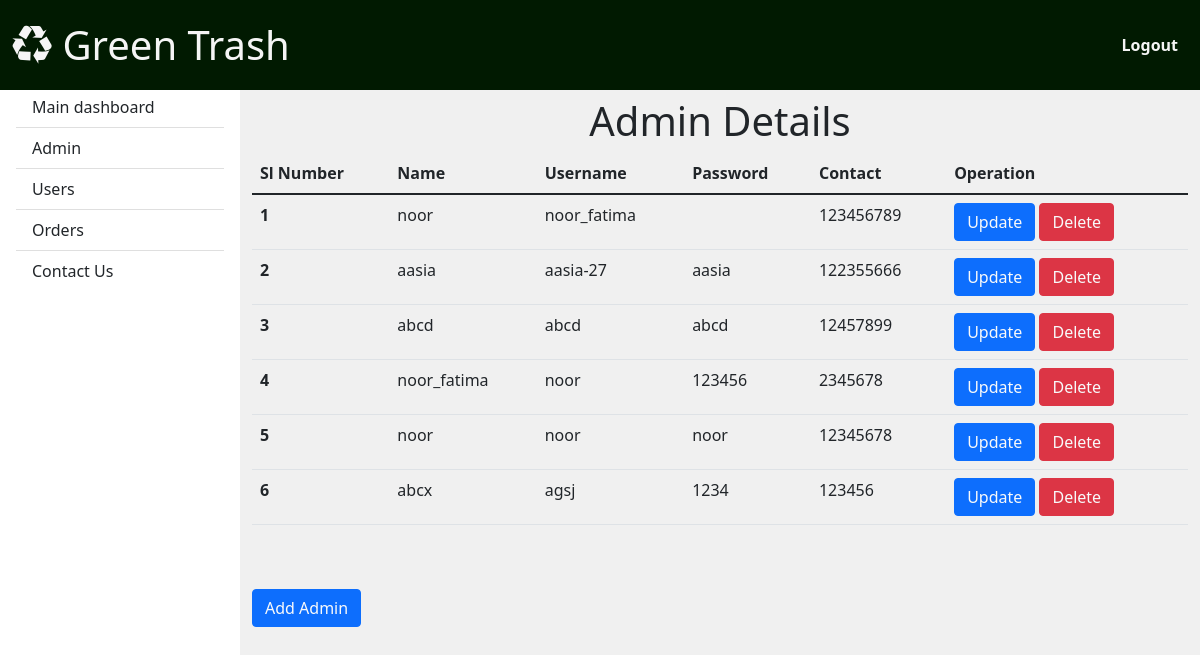
The app's page /Admin/display.php with its own data.
### tables this page shows
CREATE TABLE `admintable` (
  `id` int(255) NOT NULL,
  `name` varchar(255) NOT NULL,
  `username` varchar(255) NOT NULL,
  `password` varchar(255) NOT NULL,
  `contact` varchar(255) NOT NULL
);

### Admin/display.php (the view, shortened to what this page needs)
<?php
include('connection.php');
?>
<!DOCTYPE html>
<html lang="en">
<head>
    <link rel="stylesheet" href="https://cdnjs.cloudflare.com/ajax/libs/font-awesome/4.7.0/css/font-awesome.min.css">
    <link href="https://cdn.jsdelivr.net/npm/bootstrap@5.1.3/dist/css/bootstrap.min.css" rel="stylesheet">
</head>
<body>
  <header>
    <nav id="sidebarMenu" class="collapse d-lg-block sidebar collapse bg-white " >
      <div class="position-sticky">
        <div class="list-group list-group-flush mx-3 mt-4">
          <a href="dashboard.php" class="list-group-item list-group-item-action py-2 ripple" aria-current="true">
            <span>Main dashboard</span>
          </a>
          <a href="display.php" class="list-group-item list-group-item-action py-2 ripple">
            <span>Admin</span></a>
          <a href="users.php" class="list-group-item list-group-item-action py-2 ripple">
            <span>Users</span></a>
          <a href="orders.php" class="list-group-item list-group-item-action py-2 ripple">
            <span>Orders</span></a>
          <a href="contact.php" class="list-group-item list-group-item-action py-2 ripple">
            <span>Contact Us</span></a>
        </div>
      </div>
    </nav>
    <nav id="main-navbar" class="navbar navbar-expand-lg navbar-light fixed-top" >
      <div class="container-fluid" style="background-color: rgb(1, 26, 1);">
        <a class="navbar-brand" href="#" >
          <div class="col-md-4 my-2 ">
            <h1 id="logo"style="color: whitesmoke;"><i class="fa fa-recycle" style="color: whitesmoke;"></i>  Green Trash </h1>
          </div>
        </a>
        <div class="col-md-4 my-2" >
          <ul id="menu" class="float-md-end">
            <li ><a href="logout.php"style="color: whitesmoke;"><b>Logout</b></a></li>
          </ul>
        </div>
    </nav>
  </header>
  <main style="margin-top: 58px;">
    <div class="container pt-4">
      <h1><center>Admin Details</center></h1>
        <table class="table">
            <thead>
                <tr>
                    <th scope="col">Sl Number</th>
                    <th scope="col">Name</th>
                    <th scope="col">Username</th>
                    <th scope="col">Password</th>
                    <th scope="col">Contact</th>
                    <th scope="col">Operation</th>
                </tr>
            </thead>
            <tbody>
                <?php
                $sql = "Select * from `admintable`";
                $result = mysqli_query($con,$sql);
                if($result){
                    while($row=mysqli_fetch_assoc($result)){
                        $id = $row['id'];
                        $name = $row['name'];
                        $username = $row['username'];
                        $password = $row['password'];
                        $contact = $row['contact'];
                        echo ' <tr>
                        <th scope="row">'.$id.'</th>
                        <td>'.$name.'</td>
                        <td>'.$username.'</td>
                        <td>'.$password.'</td>
                        <td>'.$contact.'</td>
                        <td>
                        <button class="btn btn-primary"><a href="update.php?updateid='.$id.'" class="text-light"style="text-decoration:none">Update</a></button>
                        <button class="btn btn-danger"><a href="delete.php?deleteid='.$id.'" class="text-light"style="text-decoration:none">Delete</a></button>
                        </td>
                    </tr>';
                    }
                }
                ?>
            </tbody>
        </table>
        <button class="btn btn-primary my-5"><a href="user.php" class="text-light" style="text-decoration:none">Add Admin</a></button>
    </div>
</main>
</body>
</html>

### Admin/display.php (style rules this page uses)
body { background-color: rgb(240,240,240); }
@media (min-width: 991.98px) { main { padding-left: 240px; padding-top:15px; } }
#main-navbar { background-color: rgb(1, 26, 1); }
.sidebar { position: fixed; top: 0; bottom: 0; left: 0; padding: 58px 0 0; width: 240px; z-index: 600; margin-top:5px; }
#menu { list-style: none; margin: 0; padding: 0; color:green; }
#menu li { display: inline-block; }
#menu li a { color: green; padding: 15px 10px; display: block; text-decoration: none; }

### records on screen
admintable: id "1", name "noor", username "noor_fatima", contact "123456789"
admintable: id "2", name "aasia", username "aasia-27", password "aasia", contact "122355666"
admintable: id "3", name "abcd", username "abcd", password "abcd", contact "12457899"
admintable: id "4", name "noor_fatima", username "noor", password "123456", contact "2345678"
admintable: id "5", name "noor", username "noor", password "noor", contact "12345678"
admintable: id "6", name "abcx", username "agsj", password "1234", contact "123456"
